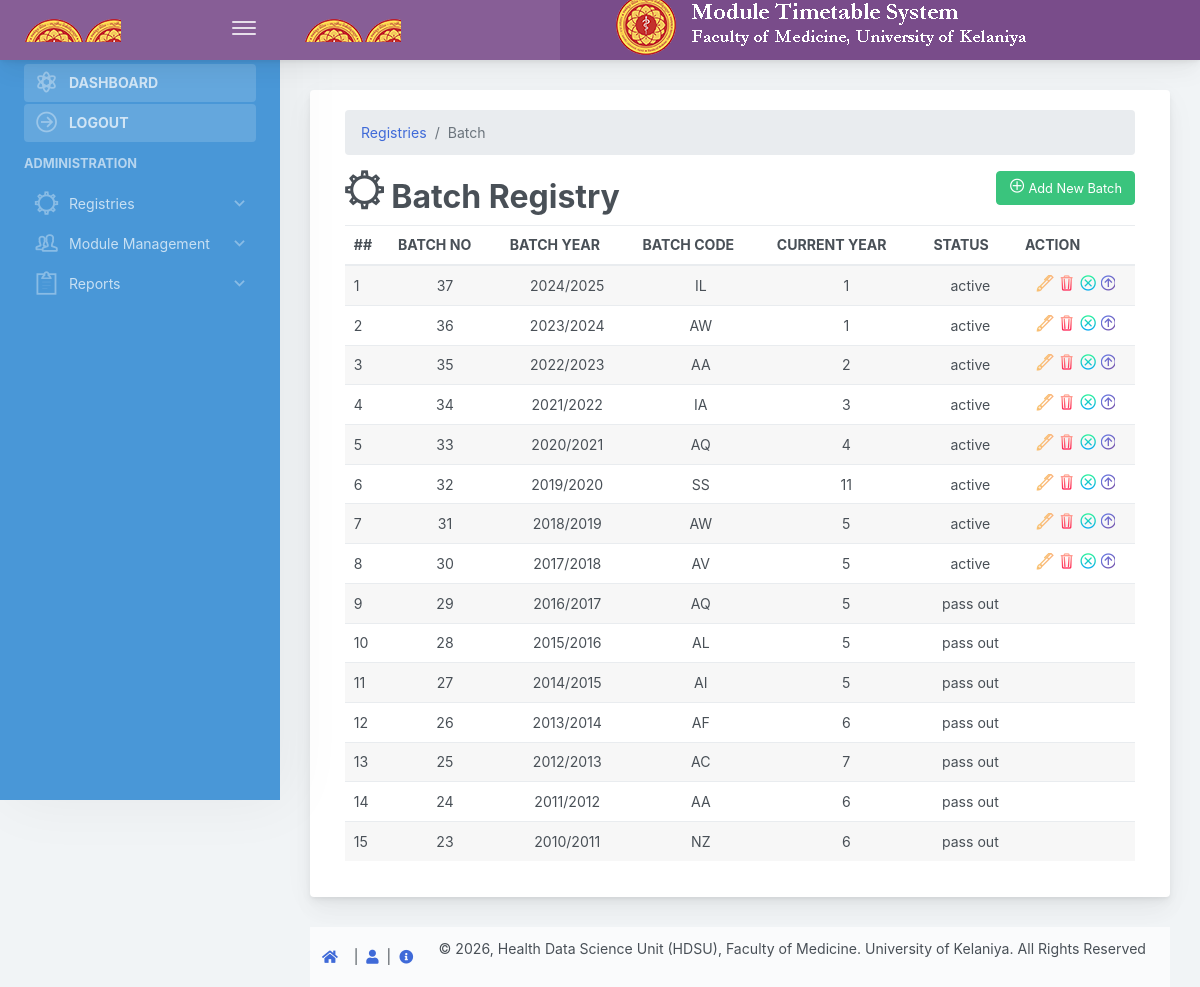
/pages/registry_batch.php (signed in), run on the app's committed database.
### tables this page shows
CREATE TABLE `batch` (
  `b_no` smallint(6) NOT NULL,
  `b_yr` varchar(10) NOT NULL COMMENT 'xxxx/xxxx',
  `b_code` char(2) NOT NULL,
  `batchstatus` tinyint(4) NOT NULL DEFAULT 1,
  `b_current_year` int(11) NOT NULL
);

### web/pages/registry_batch.php (the view, shortened to what this page needs)
<?php
if(!isset($_SESSION["userLoggedIn"]) || $_SESSION["userLoggedIn"] !== true)
    {
        header('Location:../login.php');
        die();
    }else {
?>
    <?php include 'headtag.php'; ?>
<body>
    <div class="app-container app-theme-white body-tabs-shadow fixed-sidebar fixed-header">
 <?php include 'header-top.php'; ?>
<div class="app-main">
<?php include 'navbar-left.php'; ?>
      <div class="app-main__outer">
            <div class="app-main__inner">
         	<div class="main-card mb-3 card">
                <div class="card-body">
<div class="container">
    <nav class="" aria-label="breadcrumb">
        <ol class="breadcrumb">
            <li class="breadcrumb-item"><a href="registry_home.php">Registries</a></li>
            <li class="active breadcrumb-item" aria-current="page">Batch</li>
        </ol>
    </nav>
        <div class="table-wrapper">
            <div class="table-title">
                <div class="row">
                    <div class="col-sm-8">
                        <h2><i class="pe-7s-settings"></i> <b>Batch Registry</b></h2>
					</div>
					<div class="col-sm-4" align="right" style="padding-bottom:10px">
						<a href="#addBatchModal" class="btn btn-success" data-toggle="modal"><i class="pe-7s-plus"></i> <span>Add New Batch</span></a>
					</div>
                </div>
            </div>
            <table class="table table-striped table-hover">
                <thead>
                    <tr>
						<th>##</th>
						<th  align="center">BATCH NO</th>
                        <th  align="center">BATCH YEAR</th>
                        <th  align="center">BATCH CODE</th>
                        <th  align="center">CURRENT YEAR</th>
						<th>STATUS</th>
						<th>ACTION</th>
                    </tr>
                </thead>
				<tbody>
				<?php
				$result = mysqli_query($conn,"SELECT * FROM batch ORDER BY b_no DESC;");
					$i=1;
					while($row = mysqli_fetch_array($result)) {
				?>
				<tr id="<?php echo $row["b_no"]; ?>">
					<td><?php echo $i; ?></td>
					<td align="center"><?php echo $row["b_no"]; ?></td>
					<td align="center"><?php echo $row["b_yr"]; ?></td>
                    <td align="center"><?php echo $row["b_code"]; ?></td>
                    <td align="center"><?php echo $row["b_current_year"]; ?></td>
                    <td align="center">
 <?php
 if($row["batchstatus"]==0) echo "pass out";
 if($row["batchstatus"]==1) echo "active";
 ?>
                    </td>
					<td align="center">
  <?php  if($row["batchstatus"]==1) { ?>
                        <a href="#editBatchModal" class="edit" data-toggle="modal">
                            <i class="pe-7s-pen icon-gradient bg-sunny-morning update" data-toggle="tooltip"
                               data-id="<?php echo $row["b_no"]; ?>"
                               data-bno="<?php echo $row["b_no"]; ?>"
                               data-byr="<?php echo $row["b_yr"]; ?>"
                               data-code="<?php echo $row["b_code"]; ?>"
                               data-bst="<?php echo $row["batchstatus"]; ?>"
                               title="Edit"></i>
                        </a>
						<a href="#deleteBatchModal" class="delete" data-id="<?php echo $row["b_no"]; ?>" data-toggle="modal"><i class="pe-7s-trash  icon-gradient bg-love-kiss" data-toggle="tooltip" title="Delete"></i></a>
                        <a href="#disableBatchModal" class="disable" data-id="<?php echo $row["b_no"]; ?>" data-toggle="modal"><i class="pe-7s-close-circle  icon-gradient bg-happy-itmeo" data-toggle="tooltip" title="Disable"></i></a>
                        <a href="#upgradeBatchModal" class="upgrade" data-id="<?php echo $row["b_no"]; ?>" data-toggle="modal"><i class="pe-7s-up-arrow icon-gradient bg-plum-plate" data-toggle="tooltip" title="Upgrade"></i></a>
  <?php } ?>
                    </td>
				</tr>
				<?php
				$i++;
				}
				?>
				</tbody>
			</table>
        </div>
				</div>
			</div>
                    </div>
                <?php include 'footer.php';
                ?>
            </div>
        </div>
    </div>
<script type="text/javascript" src="assets/scripts/main.js"></script></body>
</html>
<?php } ?>

### web/pages/headtag.php (shortened to what this page needs)
<!DOCTYPE html>
<html lang="en">
<head>
    <link href="main.css" rel="stylesheet">
</head>

### web/pages/header-top.php (shortened to what this page needs)
<body>
<div class="app-container app-theme-white body-tabs-shadow fixed-sidebar fixed-header">
    <div class="app-header header-shadow bg-alternate header-text-light">
        <div class="app-header__logo">
            <div class="logo-src"></div>
            <div class="header__pane ml-auto">
                <div>
                    <button type="button" class="hamburger close-sidebar-btn hamburger--elastic" data-class="closed-sidebar">
                            <span class="hamburger-box">
                                <span class="hamburger-inner"></span>
                            </span>
                    </button>
                </div>
            </div>
        </div>
        <div class="app-header__logo">
            <div class="logo-src"></div>
        </div>
        <div class="app-header__content">
            <div class="app-header-left">
                <div class="ml-3"><img src="assets/images/header.png" alt=
                    "#########"> </div>
                                    </div>
            <div class="app-header-right">
                <div class="header-btn-lg pr-0">
                    <div class="widget-content p-0">
                        <div class="widget-content-wrapper">
                            <div class="widget-content-left">
                                <div class="btn-group"><a data-toggle="dropdown" aria-haspopup=
                                    "true" aria-expanded="false" class="p-0 btn">
                                        </a>
                                </div>
                            </div>
                        </div>
                    </div>
                </div>
            </div>
        </div>
    </div>

### web/pages/navbar-left.php (shortened to what this page needs)
<div class="app-sidebar sidebar-shadow bg-night-sky sidebar-text-light">
        <div class="scrollbar-sidebar">
        <div class="app-sidebar__inner">
            <ul class="vertical-nav-menu">
                <li>
                    <a href="index.php" class="mm-active"><i class="metismenu-icon pe-7s-science"></i>DASHBOARD</a>
                </li>
                <li>
                    <a href="../logout.php" class="mm-active"><i class="metismenu-icon pe-7s-right-arrow"></i>LOGOUT</a>
                </li>
                <?php if($_SESSION["cat"]<=3) { ?>
                <li class="app-sidebar__heading">Administration</li>
                <li><a href="registry_home.php"><i class="metismenu-icon pe-7s-settings"></i>Registries
                        <i class="metismenu-state-icon pe-7s-angle-down caret-left"></i>
                    </a>
                </li>
                <?php } ?>
                <?php if($_SESSION["cat"]<=3) { ?>
                <li>
                    <a href="#"><i class="metismenu-icon pe-7s-users"></i>Module Management
                        <i class="metismenu-state-icon pe-7s-angle-down caret-left"></i>
                    </a>
                </li>
                <?php } ?>
                <?php if($_SESSION["cat"] <= 3  ) { ?>
                <li>
                    <a href="#"><i class="metismenu-icon pe-7s-note2"></i>Reports
                        <i class="metismenu-state-icon pe-7s-angle-down caret-left"></i>
                    </a>
                </li>
                <?php } ?>
            </ul>
        </div>
    </div>
</div>

### web/pages/footer.php
<div class="app-wrapper-footer" >
    <div class="app-footer">
        <div class="app-footer__inner" >
            <div class="app-footer-left">
                <a href="#"> <i class="fa text-blue fa-home"></i></a> &nbsp;
                &nbsp;  | &nbsp; <a href="#"> <i class="fa text-blue fa-user"></i></a>
                &nbsp; | &nbsp;  <a href="#"> <i class="fa text-blue fa-info-circle"></i></a>
            </div>
            <div class="app-footer-right">
               &nbsp; <p>&copy; <?php echo date('Y'); ?>, Health Data Science Unit (HDSU), Faculty of Medicine. University of Kelaniya.  All Rights Reserved</p>
            </div>
        </div>
    </div>
</div>

### data on the page
batch: b_no "37", b_yr "2024/2025", b_code "IL", b_current_year "1", batchstatus "active"
batch: b_no "36", b_yr "2023/2024", b_code "AW", b_current_year "1", batchstatus "active"
batch: b_no "35", b_yr "2022/2023", b_code "AA", b_current_year "2", batchstatus "active"
batch: b_no "34", b_yr "2021/2022", b_code "IA", b_current_year "3", batchstatus "active"
batch: b_no "33", b_yr "2020/2021", b_code "AQ", b_current_year "4", batchstatus "active"
batch: b_no "32", b_yr "2019/2020", b_code "SS", b_current_year "11", batchstatus "active"
batch: b_no "31", b_yr "2018/2019", b_code "AW", b_current_year "5", batchstatus "active"
batch: b_no "30", b_yr "2017/2018", b_code "AV", b_current_year "5", batchstatus "active"
batch: b_no "29", b_yr "2016/2017", b_code "AQ", b_current_year "5", batchstatus "pass out"
batch: b_no "28", b_yr "2015/2016", b_code "AL", b_current_year "5", batchstatus "pass out"
batch: b_no "27", b_yr "2014/2015", b_code "AI", b_current_year "5", batchstatus "pass out"
batch: b_no "26", b_yr "2013/2014", b_code "AF", b_current_year "6", batchstatus "pass out"
batch: b_no "25", b_yr "2012/2013", b_code "AC", b_current_year "7", batchstatus "pass out"
batch: b_no "24", b_yr "2011/2012", b_code "AA", b_current_year "6", batchstatus "pass out"
batch: b_no "23", b_yr "2010/2011", b_code "NZ", b_current_year "6", batchstatus "pass out"
